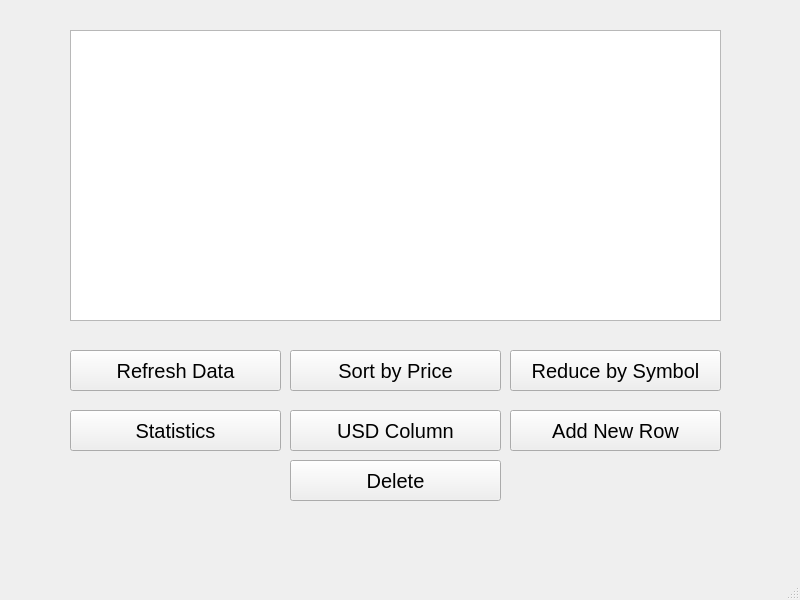
<?xml version="1.0" encoding="UTF-8"?>
<ui version="4.0">
 <class>MainWindow</class>
 <widget class="QMainWindow" name="MainWindow">
  <property name="geometry">
   <rect>
    <x>0</x>
    <y>0</y>
    <width>800</width>
    <height>600</height>
   </rect>
  </property>
  <property name="windowTitle">
   <string>Nguyễn Mai Thảo Linh</string>
  </property>
  <widget class="QWidget" name="centralwidget">
   <widget class="QTableWidget" name="tableWidget">
    <property name="geometry">
     <rect>
      <x>70</x>
      <y>30</y>
      <width>651</width>
      <height>291</height>
     </rect>
    </property>
   </widget>
   <widget class="QPushButton" name="pushButtonRefresh">
    <property name="geometry">
     <rect>
      <x>70</x>
      <y>350</y>
      <width>211</width>
      <height>41</height>
     </rect>
    </property>
    <property name="font">
     <font>
      <pointsize>15</pointsize>
     </font>
    </property>
    <property name="text">
     <string>Refresh Data</string>
    </property>
   </widget>
   <widget class="QPushButton" name="pushButtonSortPrice">
    <property name="geometry">
     <rect>
      <x>290</x>
      <y>350</y>
      <width>211</width>
      <height>41</height>
     </rect>
    </property>
    <property name="font">
     <font>
      <pointsize>15</pointsize>
     </font>
    </property>
    <property name="text">
     <string>Sort by Price</string>
    </property>
   </widget>
   <widget class="QPushButton" name="pushButtonReduce">
    <property name="geometry">
     <rect>
      <x>510</x>
      <y>350</y>
      <width>211</width>
      <height>41</height>
     </rect>
    </property>
    <property name="font">
     <font>
      <pointsize>15</pointsize>
     </font>
    </property>
    <property name="text">
     <string>Reduce by Symbol</string>
    </property>
   </widget>
   <widget class="QPushButton" name="pushButtonStatistic">
    <property name="geometry">
     <rect>
      <x>70</x>
      <y>410</y>
      <width>211</width>
      <height>41</height>
     </rect>
    </property>
    <property name="font">
     <font>
      <pointsize>15</pointsize>
     </font>
    </property>
    <property name="text">
     <string>Statistics</string>
    </property>
   </widget>
   <widget class="QPushButton" name="pushButtonUSD">
    <property name="geometry">
     <rect>
      <x>290</x>
      <y>410</y>
      <width>211</width>
      <height>41</height>
     </rect>
    </property>
    <property name="font">
     <font>
      <pointsize>15</pointsize>
     </font>
    </property>
    <property name="text">
     <string>USD Column</string>
    </property>
   </widget>
   <widget class="QPushButton" name="pushButtonAdd">
    <property name="geometry">
     <rect>
      <x>510</x>
      <y>410</y>
      <width>211</width>
      <height>41</height>
     </rect>
    </property>
    <property name="font">
     <font>
      <pointsize>15</pointsize>
     </font>
    </property>
    <property name="text">
     <string>Add New Row</string>
    </property>
   </widget>
   <widget class="QPushButton" name="pushButtonDelete">
    <property name="geometry">
     <rect>
      <x>290</x>
      <y>460</y>
      <width>211</width>
      <height>41</height>
     </rect>
    </property>
    <property name="font">
     <font>
      <pointsize>15</pointsize>
     </font>
    </property>
    <property name="text">
     <string>Delete</string>
    </property>
   </widget>
  </widget>
  <widget class="QMenuBar" name="menubar">
   <property name="geometry">
    <rect>
     <x>0</x>
     <y>0</y>
     <width>800</width>
     <height>26</height>
    </rect>
   </property>
  </widget>
  <widget class="QStatusBar" name="statusbar"/>
 </widget>
 <resources/>
 <connections/>
</ui>
